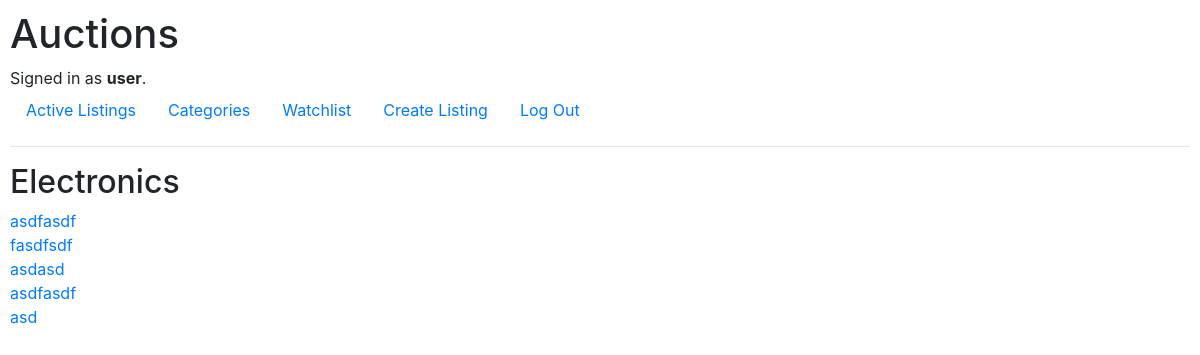
Before: /category/Electronics/ (signed in) with the older database file.
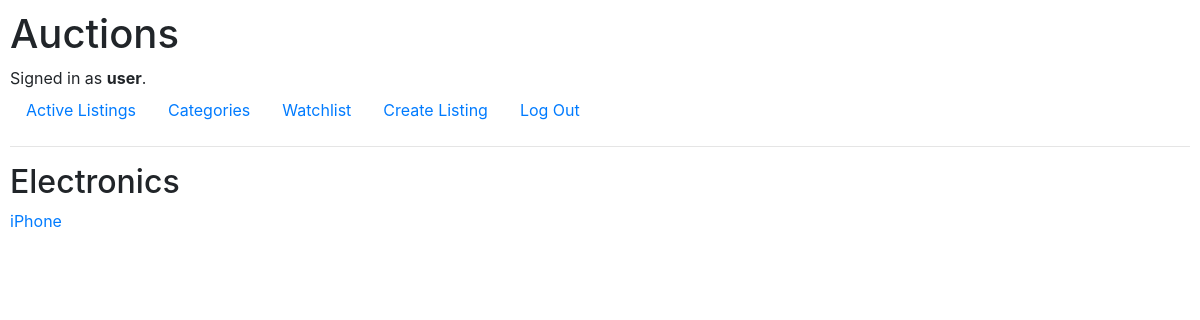
After: the same page with the newer database file.
### auctions/models.py (models this page shows, shortened)
class Auction(models.Model):
    title = models.CharField(max_length=200)
    description = models.TextField()
    img_url = models.TextField()
    price = models.IntegerField()
    created_date = models.DateTimeField(default=timezone.now)
    closed = models.BooleanField('Closed', default=False)
    category = models.ForeignKey(
        'Category',
        on_delete=models.PROTECT,
        null=True
        )
    user = models.ForeignKey('User', on_delete=models.CASCADE)
    winner = models.ForeignKey(
        'User',
        on_delete=models.PROTECT,
        null=True,
        related_name="auction_winner"
        )

### auctions/views.py (the view)
# urls.py: path("category/<str:name>/", views.category, name="category"),
def category(request, name):
    auctions = Auction.objects.filter(category__name=name)
    return render(
            request,
            "auctions/category.html",
            {"name": name, "auctions": auctions}
        )

### auctions/templates/auctions/category.html
{% extends "auctions/layout.html" %}
{% block body %}
    <h2>{{ name }}</h2>
        {% for auction in auctions %}
            <li><a href="{% url 'show' auction.id %}"> {{ auction.title }} </a></li>
        {% endfor %}
{% endblock %}

Changed rows visible on the page:
removed Auction: title "asdfasdf"
removed Auction: title "fasdfsdf"
removed Auction: title "asdasd"
removed Auction: title "asdfasdf"
removed Auction: title "asd"
added Auction: title "iPhone"
